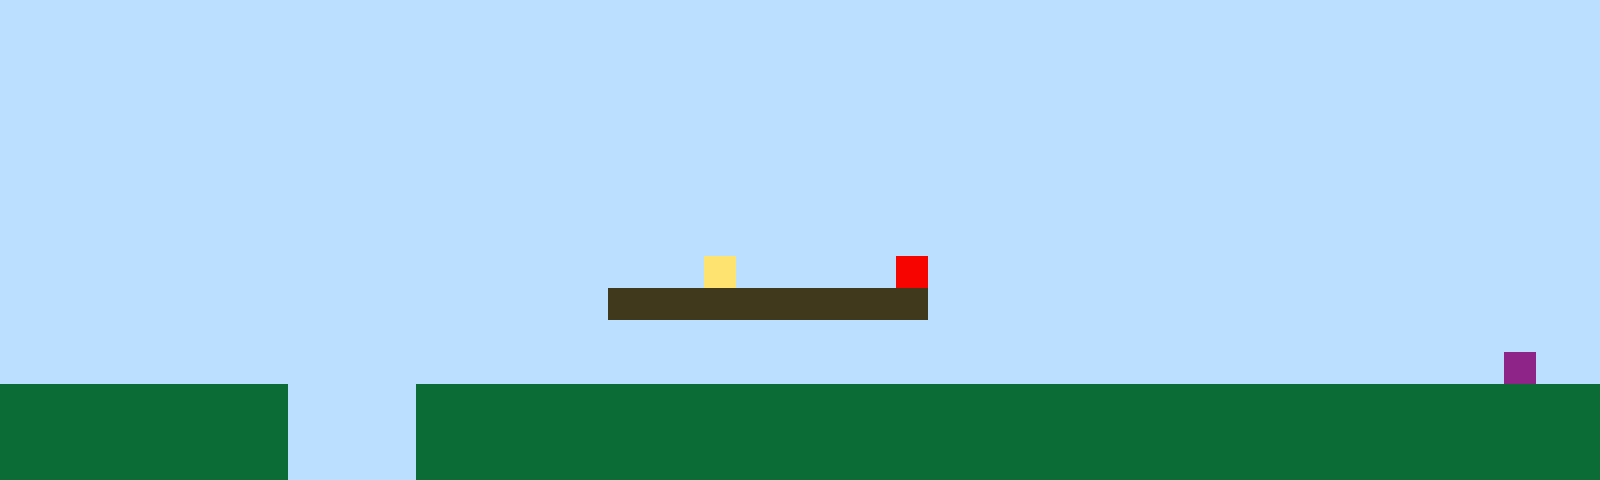

A 2D game scene composited from a Tiled map and its tileset images. What follows is a short description and the map's XML, with every tile layer's data as written:
An orthogonal 50x15 tile map with 32x32 px tiles, 1 tile layer (Tile Layer 1).

<map version="1.10" tiledversion="1.11.2" orientation="orthogonal" renderorder="right-up" width="50" height="15" tilewidth="32" tileheight="32" infinite="0" nextlayerid="2" nextobjectid="1"><editorsettings><export target="map1.csv" format="csv" /></editorsettings><tileset firstgid="1" name="sprites" tilewidth="32" tileheight="32" tilecount="6" columns="3"><image source="sprites.png" width="96" height="64" /></tileset><layer id="1" name="Tile Layer 1" width="50" height="15"><data encoding="csv">1,1,1,1,1,1,1,1,1,1,1,1,1,1,1,1,1,1,1,1,1,1,1,1,1,1,1,1,1,1,1,1,1,1,1,1,1,1,1,1,1,1,1,1,1,1,1,1,1,1,1,1,1,1,1,1,1,1,1,1,1,1,1,1,1,1,1,1,1,1,1,1,1,1,1,1,1,1,1,1,1,1,1,1,1,1,1,1,1,1,1,1,1,1,1,1,1,1,1,1,1,1,1,1,1,1,1,1,1,1,1,1,1,1,1,1,1,1,1,1,1,1,1,1,1,1,1,1,1,1,1,1,1,1,1,1,1,1,1,1,1,1,1,1,1,1,1,1,1,1,1,1,1,1,1,1,1,1,1,1,1,1,1,1,1,1,1,1,1,1,1,1,1,1,1,1,1,1,1,1,1,1,1,1,1,1,1,1,1,1,1,1,1,1,1,1,1,1,1,1,1,1,1,1,1,1,1,1,1,1,1,1,1,1,1,1,1,1,1,1,1,1,1,1,1,1,1,1,1,1,1,1,1,1,1,1,1,1,1,1,1,1,1,1,1,1,1,1,1,1,1,1,1,1,1,1,1,1,1,1,1,1,1,1,1,1,1,1,1,1,1,1,1,1,1,1,1,1,1,1,1,1,1,1,1,1,1,1,1,1,1,1,1,1,1,1,1,1,1,1,1,1,1,1,1,1,1,1,1,1,1,1,1,1,1,1,1,1,1,1,1,1,1,1,1,1,1,1,1,1,1,1,1,1,1,1,1,1,1,1,1,1,1,1,1,1,1,1,1,1,1,1,1,1,1,1,1,1,1,1,1,1,1,1,1,1,1,1,1,1,1,1,1,1,1,1,1,1,1,1,1,1,1,1,1,1,1,1,1,1,1,1,1,1,1,1,1,1,1,1,1,1,1,1,1,1,1,1,1,1,1,1,1,1,1,1,1,1,1,1,1,1,4,1,1,1,1,1,5,1,1,1,1,1,1,1,1,1,1,1,1,1,1,1,1,1,1,1,1,1,1,1,1,1,1,1,1,1,1,1,1,1,1,1,1,1,1,1,1,3,3,3,3,3,3,3,3,3,3,1,1,1,1,1,1,1,1,1,1,1,1,1,1,1,1,1,1,1,1,1,1,1,1,1,1,1,1,1,1,1,1,1,1,1,1,1,1,1,1,1,1,1,1,1,1,1,1,1,1,1,1,1,1,1,1,1,1,1,1,1,1,1,1,1,1,1,1,1,1,1,1,1,1,1,1,1,1,1,1,1,1,1,1,1,1,1,1,1,1,1,1,1,1,1,1,1,1,1,1,1,1,1,1,1,1,1,1,1,1,1,1,1,1,1,1,1,1,6,1,1,2,2,2,2,2,2,2,2,2,1,1,1,1,2,2,2,2,2,2,2,2,2,2,2,2,2,2,2,2,2,2,2,2,2,2,2,2,2,2,2,2,2,2,2,2,2,2,2,2,2,2,2,2,2,2,2,2,2,2,1,1,1,1,2,2,2,2,2,2,2,2,2,2,2,2,2,2,2,2,2,2,2,2,2,2,2,2,2,2,2,2,2,2,2,2,2,2,2,2,2,2,2,2,2,2,2,2,2,2,1,1,1,1,2,2,2,2,2,2,2,2,2,2,2,2,2,2,2,2,2,2,2,2,2,2,2,2,2,2,2,2,2,2,2,2,2,2,2,2,2</data></layer></map>
